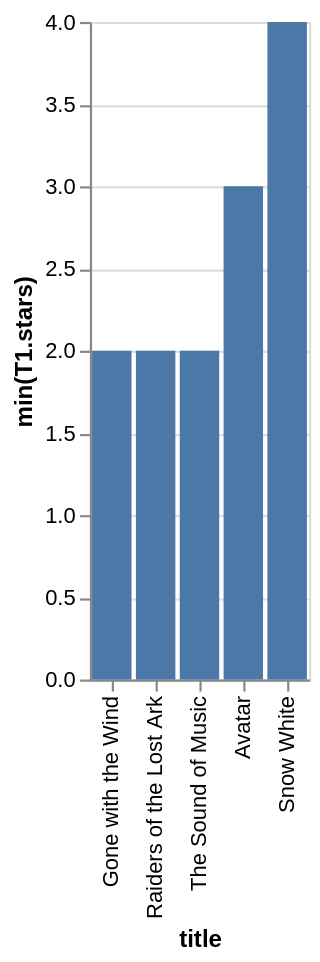

The Vega-Lite source for this figure:
### Vega-Lite specification from a JSON file in a GitHub repository (floating-point values rounded to 4 significant figures)
{"data": {"values": [{"x_data": "Gone with the Wind", "y_data": 2}, {"x_data": "Raiders of the Lost Ark", "y_data": 2}, {"x_data": "The Sound of Music", "y_data": 2}, {"x_data": "Avatar", "y_data": 3}, {"x_data": "Snow White", "y_data": 4}]}, "mark": "bar", "encoding": {"x": {"field": "x_data", "type": "nominal", "title": "title", "sort": {"op": "sum", "field": "y_data", "order": "ascending"}}, "y": {"field": "y_data", "type": "quantitative", "title": "min(T1.stars)"}}}
